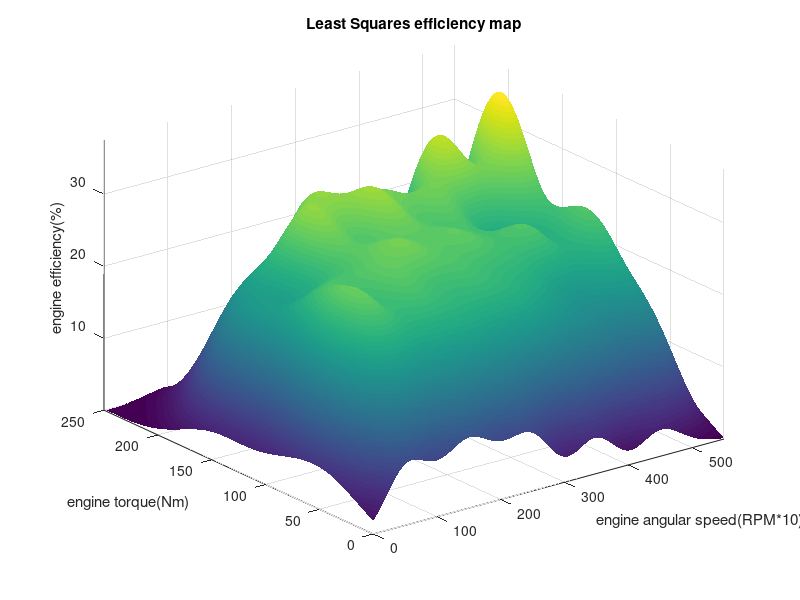
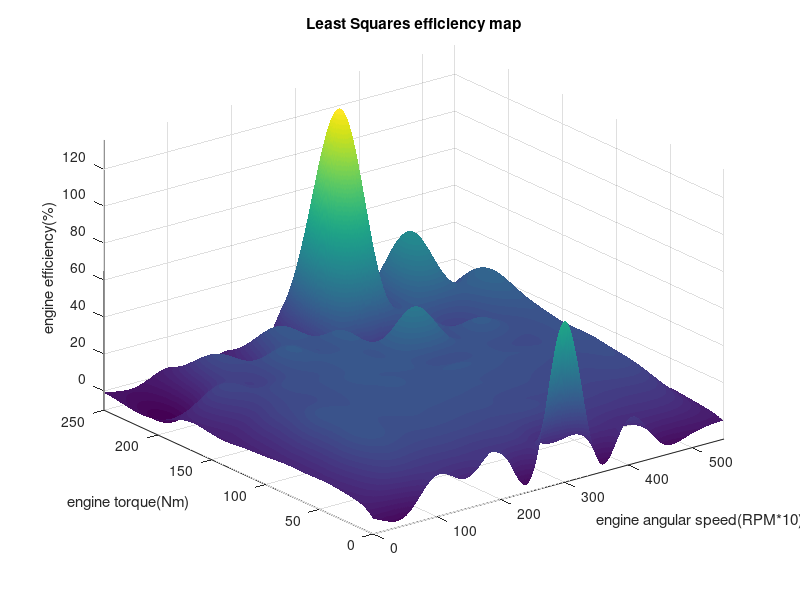
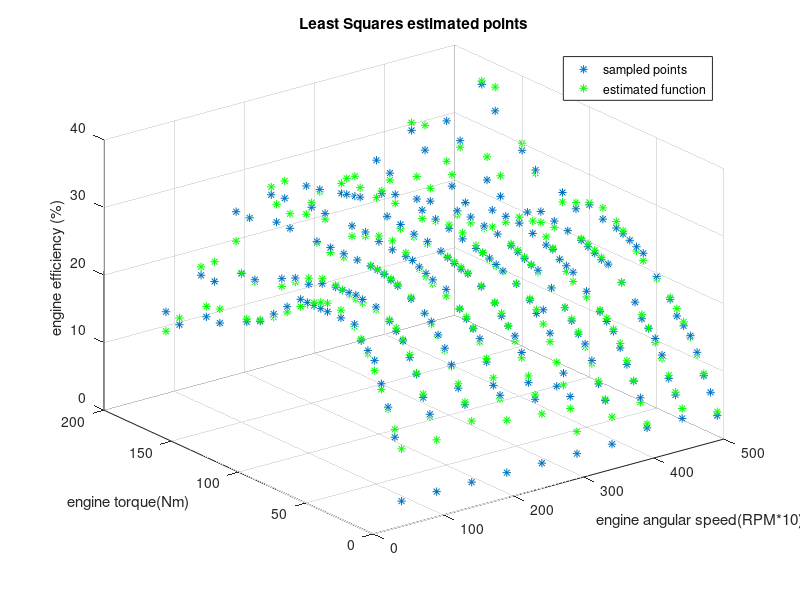

MATLAB code for these plots, in order: (Note: this script raises an error after producing the figures.)
clear all 
close all
clc

addpath('fit_efficiency_map')

% GOAL:  create a  continuous function which associates each operating 
%        condition of the ICE to an efficiency.
%        Fit the sampled points with a sum of 3D gaussian functions.

% 1.a)   LS FITTING 
% 1.b)   LS FITTING with 110 parameters to simulate overfitting results
% 2.a)   LASSO optimization with all 220 points. 
% 2.b)   LASSO optimization with 110 points. Other 110 left for validation.


% Import data from a given efficiency map
load('sampled_data.mat')
                                                  
speed_data    =      sampled_data(1,:);                                    %engine speed (RPM)
torque_data   =      sampled_data(2,:);                                    %engine torque(Nm)
eta_data      =      sampled_data(3,:);                                    %efficiencies, eta=f(speed, torque)

eta_meas      =      eta_data';                                            %Nx1 column vector 
M             =      length(speed_data);                                   %number of sampled data


%BUILD (w_eng, T_eng) VECTOR
zvals          =      zeros(M,2);
for i=1:M
    zvals(i,1) =      speed_data(1,i);
    zvals(i,2) =      torque_data(1,i);
end


%% 1.a) LS with 110 points and 55 parameters
%  Use 110 points for fitting and other 110 for the validation
%  Use only 55 parameters in order to avoid overfitting


np_model      =     55;                                                    %number of model parameters
M             =     110;                                                   %number of used points 

%averages of the gaussian functions
xav1    =  zeros(1,110);
yav1    =  zeros(1,110);
for i=1:length(speed_data)
    if mod(i,4)==0
       xav1(i/4) =      speed_data(1,i);
       yav1(i/4) =      torque_data(1,i);
    end
end

%divide into FITTING SET and VALIDATION SET         
%BUILD VECTOR (w_eng, T_eng) AND EFFICIENCIES FOR LS

zvals_validation     = [];
eta_meas_validation  = [];
zvals_fitting        = zeros(110,2);
eta_meas_fitting     = zeros(110,1);

for i=1:length(zvals)
    if mod(i,2)==0
       zvals_fitting(i,:)       =   zvals(i,:);
       eta_meas_fitting(i,1)    =   eta_meas(i);
    else
       zvals_validation         =   [zvals_validation;zvals(i,:)];
       eta_meas_validation      =   [eta_meas_validation;eta_meas(i)];
    end
end

zvals_fitting      =    zvals_fitting(~all(zvals_fitting == 0, 2),:);
eta_meas_fitting   =    eta_meas_fitting(~all(eta_meas_fitting == 0, 2),:);

omega  =   30;          %variance of the gaussian functions 

%BUILD THE REGRESSOR MATRIX
PHI=zeros(M,np_model);                                                     
for ind=1:np_model
    PHI(:,ind)  = exp(-((zvals_fitting(:,1)-xav1(ind)).^2 + (zvals_fitting(:,2)-yav1(ind)).^2)/(2*omega^2));  %build the polynomial structure, starting from the largest exponential 
end

A_LS            =   pinv(PHI)*eta_meas_fitting;    

%plot all points etimated efficiencies
PHI=zeros(220,np_model);                                                     
for ind=1:np_model
    PHI(:,ind)  = exp(-((zvals(:,1)-xav1(ind)).^2 + (zvals(:,2)-yav1(ind)).^2)/(2*omega^2));  %build the polynomial structure, starting from the largest exponential 
end
eta_LS     =   PHI*A_LS; 

figure(10),plot3(zvals(:,1),zvals(:,2), eta_meas, '*'), grid on, hold on;
j          =   22;                   
figure(10),plot3(zvals(1:j,1),zvals(1:j,2),eta_LS((1:j),1),'*', 'Color', 'g'),hold on;

for i=2:(220/22) 
figure(10),plot3(zvals(((i-1)*j+1):(j*i),1),zvals(((i-1)*j+1):(j*i),2),eta_LS(((i-1)*j+1):(j*i)),'*', 'Color', 'g'),hold on;
end
legend('sampled points', 'estimated function')
xlabel('engine angular speed(RPM*10)')
ylabel('engine torque(Nm)')
zlabel('engine efficiency (%)')
title('Least Squares estimated points');


%SPACE DISCRETIZATION
x               =   linspace(-0,550,1000);
y               =   linspace(-0,250,1000);
[X,Y]           =   meshgrid(x,y);
 

%EFFICIENCY COMPUTATION FOR DISCRETIZED (w_eng, T_eng) POINTS 
fun=A_LS(1)*exp(-((X-xav1(1)).^2 + (Y-yav1(1)).^2)/(2*omega^2));
  for ind=2:np_model
       fun    =   fun+A_LS(ind)*exp(-((X-xav1(ind)).^2 + (Y-yav1(ind)).^2)/(2*omega^2));
  end
  
Z_LS          =   fun; 

figure
surf(X,Y,Z_LS)
title('Least Squares efficiency map');
xlabel('engine angular speed(RPM*10)')
ylabel('engine torque(Nm)')
zlabel('engine efficiency(%)')
shading interp
axis tight
 
%VALIDATION
X                        =   zvals_validation(:,1);
Y                        =   zvals_validation(:,2);


fun_validation=A_LS(1)*exp(-((X-xav1(1)).^2 + (Y-yav1(1)).^2)/(2*omega^2));
  for ind=2:np_model
      fun_validation     =   fun_validation+A_LS(ind)*exp(-((X-xav1(ind)).^2 + (Y-yav1(ind)).^2)/(2*omega^2));
  end

err_LS                   =   sqrt((eta_meas_validation-fun_validation)'*(eta_meas_validation-fun_validation))


%% 1.b) Simulated overfitting (LS with 110 points and 110 parameters)
%  example of how the LS estimate suffers of overfitting if the dimension 
%  of the parameters vector is doubled.

 np_model      =      110;                                                 %number of model parameters   
 M             =      110;                                                 %number of used points
 
for i=1:length(speed_data)
    if mod(i,2)==0
    xav1(i/2)  =      speed_data(1,i);
    yav1(i/2)  =      torque_data(1,i);
    end
end

zvals_fitting      =      zeros(110,2);
eta_meas_fitting   =      zeros(110,1);
for i=1:length(zvals)
    if mod(i,2)==0
       zvals_fitting(i,:)    =      zvals(i,:);
       eta_meas_fitting(i,1) =      eta_meas(i);
    end
end
zvals_fitting       =    zvals_fitting(~all(zvals_fitting == 0, 2),:);
eta_meas_fitting    =    eta_meas_fitting(~all(eta_meas_fitting == 0, 2),:);

omega         =       30;                                                  %variance of gaussians function

PHI=zeros(M,np_model);                                                     %Initialize regressor matrix 
for ind=1:np_model
    PHI(:,ind) = exp(-((zvals_fitting(:,1)-xav1(ind)).^2 + (zvals_fitting(:,2)-yav1(ind)).^2)/(2*omega^2));  %build the polynomial structure, starting from the largest exponential 
end



A_LS          =   pinv(PHI)*eta_meas_fitting;    
eta_LS        =   PHI*A_LS;

%SPACE DISCRETIZATION
x             =   linspace(-0,550,1000);
y             =   linspace(-0,250,1000);
[X,Y]         =   meshgrid(x,y);
 


%EFFICIENCY COMPUTATION FOR DISCRETIZED (w_eng, T_eng) POINTS 
fun=A_LS(1)*exp(-((X-xav1(1)).^2 + (Y-yav1(1)).^2)/(2*omega^2));
  for ind=2:np_model
       fun    =   fun+A_LS(ind)*exp(-((X-xav1(ind)).^2 + (Y-yav1(ind)).^2)/(2*omega^2));
   end
  
Z_LS          =   fun; 

figure
surf(X,Y,Z_LS)
title('Least Squares efficiency map');
xlabel('engine angular speed(RPM*10)')
ylabel('engine torque(Nm)')
zlabel('engine efficiency(%)')
shading interp
axis tight


%% 2.a) LASSO with 220 points
epsilon      =    3;                                                       %maximum fitting error
np_model     =    220;                                                     %dimension of the parameter vector
omega        =    35;                                                      %gaussian variance 
M            =    220;                                                     %number of used points
PHI          =    zeros(M,np_model);                                       %Initialize regressor matrix (Nmeasurements, each time wih np_model parameters

xav          =    zeros(1,220);
yav          =    zeros(1,220);
for i=1:length(speed_data)
    xav(i)    =      speed_data(1,i);
    yav(i)    =      torque_data(1,i);
end

%BUILD THE POLINOMIAL STRUCTURE 
for ind=1:np_model
    PHI(:,ind)=exp(-((zvals(:,1)-xav(ind)).^2 + (zvals(:,2)-yav(ind)).^2)/(2*omega^2));  
end

cvx_begin  
variable theta_CVX(np_model,1)               %theta_CVX= A_LASSO in the report    
minimize norm(theta_CVX,1) 
%constraints
subject to                            
norm(eta_meas-PHI*theta_CVX,inf)<= epsilon;  
cvx_end 

eta_CVX      =   PHI*theta_CVX; 

%PLOT OF THE FUNCTION OBTAINED WITH LASSO
x             =   linspace(-0,550,1000);
y             =   linspace(-0,250,1000);
[X,Y]         =   meshgrid(x,y);

fun = theta_CVX(1)*exp(-((X-xav(1)).^2 + (Y-yav(1)).^2)/(2*omega^2));
  for ind=2:np_model
       fun=fun+theta_CVX(ind)*exp(-((X-xav(ind)).^2 + (Y-yav(ind)).^2)/(2*omega^2));
   end
  
Z_CVX   =  fun; 

figure
surf(X,Y,Z_CVX)
title('LASSO eta(weng,Teng)');
shading interp
axis tight



%% LASSO with 110 points (other 110 for validation)
epsilon      =    3;                  %desired bound of the lasso
np_model     =    110;
omega        =    35;
M=110;

%divide points into fitting and validation set
for i=1:length(speed_data)
    if mod(i,2)==0
       xav1(i/2) =      speed_data(1,i);
       yav1(i/2) =      torque_data(1,i);
    end
end

zvals_validation         = [];
eta_meas_validation      = [];
zvals_fitting            = zeros(110,2);
eta_meas_fitting         = zeros(110,1);

for i=1:length(zvals)
    if mod(i,2)==0
       zvals_fitting(i,:)      =      zvals(i,:);
       eta_meas_fitting(i,1)   =      eta_meas(i);
    else
       zvals_validation        =      [zvals_validation;zvals(i,:)];
       eta_meas_validation     =      [eta_meas_validation;eta_meas(i)];
    end
end

zvals_fitting       =    zvals_fitting(~all(zvals_fitting == 0, 2),:);
eta_meas_fitting    =    eta_meas_fitting(~all(eta_meas_fitting == 0, 2),:);


M               =    110;

PHI             =    zeros(M,np_model); 

%BUILD THE POLINOMIAL STRUCTURE 
for ind=1:np_model
    PHI(:,ind)=exp(-((zvals_fitting(:,1)-xav1(ind)).^2 + (zvals_fitting(:,2)-yav1(ind)).^2)/(2*omega^2));  
end

cvx_begin  
variable theta_CVX(np_model,1)        
minimize norm(theta_CVX,1) 

subject to                            
norm(eta_meas_fitting-PHI*theta_CVX,inf)<= epsilon;  
cvx_end 

eta_CVX      =   PHI*theta_CVX; 

%plot all points estimated efficiency

PHI             =    zeros(220,np_model); 
for ind=1:np_model
    PHI(:,ind)=exp(-((zvals(:,1)-xav1(ind)).^2 + (zvals(:,2)-yav1(ind)).^2)/(2*omega^2));  
end
eta_CVX      =   PHI*theta_CVX; 

figure(3),plot3(zvals(:,1),zvals(:,2), eta_meas, '*'), grid on, hold on;
j            =   22;                   
figure(3),plot3(zvals(1:j,1),zvals(1:j,2),eta_CVX((1:j),1),'*', 'Color', 'r'),hold on;

for i=2:(220/22) 
figure(3),plot3(zvals(((i-1)*j+1):(j*i),1),zvals(((i-1)*j+1):(j*i),2),eta_CVX(((i-1)*j+1):(j*i)),'*', 'Color', 'r'),hold on;
end
legend('sampled points', 'estimated function')
xlabel('engine angular speed(RPM*10)')
ylabel('engine torque(Nm)')
zlabel('engine efficiency(%)')
title('LASSO estimated points');


%PLOT OF THE FUNCTION OBTAINED WITH LASSO
x             =   linspace(-0,550,1000);
y             =   linspace(-0,250,1000);
[X,Y]         =   meshgrid(x,y);

fun = theta_CVX(1)*exp(-((X-xav1(1)).^2 + (Y-yav1(1)).^2)/(2*omega^2));
  for ind=2:np_model
       fun=fun+theta_CVX(ind)*exp(-((X-xav1(ind)).^2 + (Y-yav1(ind)).^2)/(2*omega^2));
   end
  
Z_CVX   =  fun; 

figure
surf(X,Y,Z_CVX)
title('LASSO efficiency map');
xlabel('engine angular speed(RPM*10)')
ylabel('engine torque(Nm)')
zlabel('engine efficiency(%)')
shading interp
axis tight


%VALIDATION

X     =   zvals_validation(:,1);
Y     =   zvals_validation(:,2);


fun_validation = theta_CVX(1)*exp(-((X-xav1(1)).^2 + (Y-yav1(1)).^2)/(2*omega^2));
  for ind=2:np_model
      fun_validation=fun_validation+theta_CVX(ind)*exp(-((X-xav1(ind)).^2 + (Y-yav1(ind)).^2)/(2*omega^2));
  end

err_LASSO       =   sqrt((eta_meas_validation-fun_validation)'*(eta_meas_validation-fun_validation))






